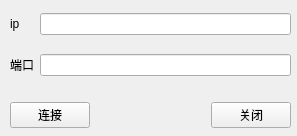
<?xml version="1.0" encoding="UTF-8"?>
<ui version="4.0">
 <class>socket_connect</class>
 <widget class="QWidget" name="socket_connect">
  <property name="geometry">
   <rect>
    <x>0</x>
    <y>0</y>
    <width>297</width>
    <height>136</height>
   </rect>
  </property>
  <property name="windowTitle">
   <string>Form</string>
  </property>
  <widget class="QWidget" name="">
   <property name="geometry">
    <rect>
     <x>10</x>
     <y>100</y>
     <width>281</width>
     <height>31</height>
    </rect>
   </property>
   <layout class="QHBoxLayout" name="horizontalLayout">
    <item>
     <widget class="QPushButton" name="pushButton">
      <property name="text">
       <string>连接</string>
      </property>
     </widget>
    </item>
    <item>
     <spacer name="horizontalSpacer">
      <property name="orientation">
       <enum>Qt::Horizontal</enum>
      </property>
      <property name="sizeHint" stdset="0">
       <size>
        <width>40</width>
        <height>20</height>
       </size>
      </property>
     </spacer>
    </item>
    <item>
     <widget class="QPushButton" name="closeBt">
      <property name="text">
       <string>关闭</string>
      </property>
     </widget>
    </item>
   </layout>
  </widget>
  <widget class="QWidget" name="">
   <property name="geometry">
    <rect>
     <x>10</x>
     <y>0</y>
     <width>281</width>
     <height>91</height>
    </rect>
   </property>
   <layout class="QGridLayout" name="gridLayout">
    <item row="0" column="0">
     <widget class="QLabel" name="label">
      <property name="text">
       <string>ip</string>
      </property>
     </widget>
    </item>
    <item row="0" column="1">
     <widget class="QLineEdit" name="lineEdit"/>
    </item>
    <item row="1" column="0">
     <widget class="QLabel" name="label_2">
      <property name="text">
       <string>端口</string>
      </property>
     </widget>
    </item>
    <item row="1" column="1">
     <widget class="QLineEdit" name="lineEdit_2"/>
    </item>
   </layout>
  </widget>
 </widget>
 <resources/>
 <connections/>
</ui>
